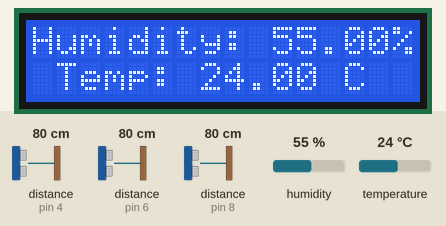
Bench run of a sketch on a simulated Arduino Uno, built with avr-gcc and run on an emulated ATmega328P. Shown: 16×2 character LCD. Wiring (inferred from the names in the program): ultrasonic range finder: trigger pin 3; echo pin 4. The inputs (shaded band) are chosen by the test bench; at power-on: humidity 55 %, temperature 24 °C, distance to the obstacle (sensors on pin 4, pin 6, pin 8) 80 cm. The echo pulse lasts 58.3 µs per cm; the modem accepts every AT command (registered, SIM ready, sends succeed) and sends nothing else; what the sketch prints to the serial monitor is not drawn.

Above: at 1.3 s.
1.4 s: humidity set to 22 %
At 12.4 s:
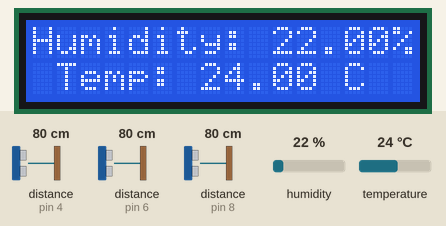
12.7 s: temperature set to 12 °C
At 16.4 s:
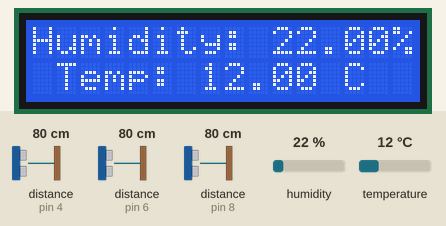
19.9 s: humidity set to 40 %
At 24.0 s:
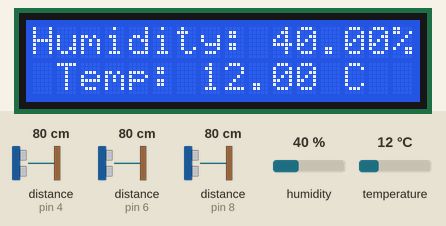
27.1 s: temperature set to 19 °C
At 27.8 s:
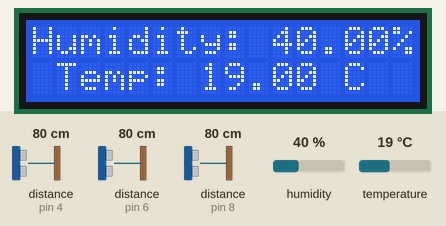
Timing chart, 0 to 30.1 s (numbered marks = the images above; inputs shaded):
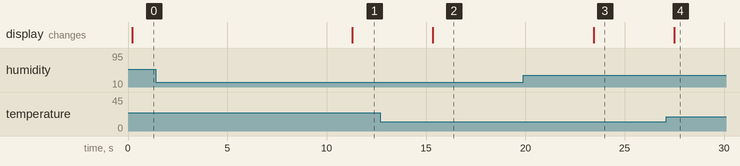

Measured:
- after the input at 1.4 s, the display: changes after 9.9 s (image 1)
- after the input at 12.7 s, the display: changes after 2.6 s (image 2)
- after the input at 19.9 s, the display: changes after 3.5 s (image 3)
- after the input at 27.1 s, the display: changes after 0.40 s (image 4)

The sketch:

eggeggV2.ino
```cpp
#include <LiquidCrystal_I2C.h>
#include <DHT.h>

#define TRIG_PIN1 3
#define ECHO_PIN1 4
#define TRIG_PIN2 5
#define ECHO_PIN2 6
#define TRIG_PIN3 7
#define ECHO_PIN3 8
#define MIN_DISTANCE_CHANGE 5 // Minimum distance change to consider as movement

#define DHTPIN 2     // what pin we're connected to
#define DHTTYPE DHT22   // DHT 22  (AM2302)
DHT dht(DHTPIN, DHTTYPE); //// Initialize DHT sensor for normal 16mhz Arduino

#include <SoftwareSerial.h>
SoftwareSerial SIM900A(14,15); //rx tx

long previousDistance = 0;

LiquidCrystal_I2C lcd(0x27, 16, 2); // I2C address 0x27, 16 column and 2 rows

void setup() {
  Serial.begin(9600);

  dht.begin();
  lcd.init(); // initialize the lcd
  lcd.backlight();

  pinMode(TRIG_PIN1, OUTPUT);
  pinMode(ECHO_PIN1, INPUT);
  pinMode(TRIG_PIN2, OUTPUT);
  pinMode(ECHO_PIN2, INPUT);
  pinMode(TRIG_PIN3, OUTPUT);
  pinMode(ECHO_PIN3, INPUT);

  SIM900A.begin(19200);   // GSM Module Baud rate - communication speed

  Serial.println ("On na sya");

  delay(100);
}

void loop() {
  disphumtemp();

  ultrasonic1();
  ultrasonic2();
  ultrasonic3();

  delay(1000);
}

void disphumtemp(){
  //with display
    lcd.clear();                 // clear display
    lcd.setCursor(0, 0);         // move cursor to   (0, 0)
    lcd.print("Humidity: ");
    lcd.print(dht.readHumidity());
    lcd.print("%");        // print message at (0, 0)
    lcd.setCursor(1, 1);         // move cursor to   (2, 1)
    lcd.print("Temp: ");
    lcd.print(dht.readTemperature());
    lcd.print(" C");// print message at (2, 1)
}

void ultrasonic1(){
  long duration, distance;
  digitalWrite(TRIG_PIN1, LOW);
  delayMicroseconds(2);
  digitalWrite(TRIG_PIN1, HIGH);
  delayMicroseconds(10);
  digitalWrite(TRIG_PIN1, LOW);
  duration = pulseIn(ECHO_PIN1, HIGH);
  distance = (duration/2) / 29.1;

  if (abs(distance - previousDistance) > MIN_DISTANCE_CHANGE) {
    Serial.println("Movement detected");
    Message();
  }else{
    Serial.println("No Movement :)");
  }

  previousDistance = distance;
  delay(1000);
}
void ultrasonic2(){
  long duration, distance;
  digitalWrite(TRIG_PIN2, LOW);
  delayMicroseconds(2);
  digitalWrite(TRIG_PIN2, HIGH);
  delayMicroseconds(10);
  digitalWrite(TRIG_PIN2, LOW);
  duration = pulseIn(ECHO_PIN2, HIGH);
  distance = (duration/2) / 29.1;

  if (abs(distance - previousDistance) > MIN_DISTANCE_CHANGE) {
    Serial.println("Movement detected");
    Message();
  }else{
    Serial.println("No Movement :)");
  }

  previousDistance = distance;
  delay(1000);
}
void ultrasonic3(){
  long duration, distance;
  digitalWrite(TRIG_PIN3, LOW);
  delayMicroseconds(2);
  digitalWrite(TRIG_PIN3, HIGH);
  delayMicroseconds(10);
  digitalWrite(TRIG_PIN3, LOW);
  duration = pulseIn(ECHO_PIN3, HIGH);
  distance = (duration/2) / 29.1;

  if (abs(distance - previousDistance) > MIN_DISTANCE_CHANGE) {
    Serial.println("Movement detected");
    Message();
  }else{
    Serial.println("No Movement :)");
  }

  previousDistance = distance;
  delay(1000);
}

void Message(){
  Serial.println ("Sending Message please wait....");
  SIM900A.println("AT+CMGF=1");    //Text Mode initialisation
  delay(1000);
  Serial.println ("Set SMS Number");
  SIM900A.println("AT+CMGS=\"+639566047496\"\r"); // Receiver's Mobile Number
  delay(3000);
  Serial.println ("Set SMS Content");
  SIM900A.println("Movement Detected!");// Messsage content
  delay(3000);
  Serial.println ("Done");
  SIM900A.println((char)26);//   delay(1000);
  Serial.println ("Message sent succesfully");
}
```
